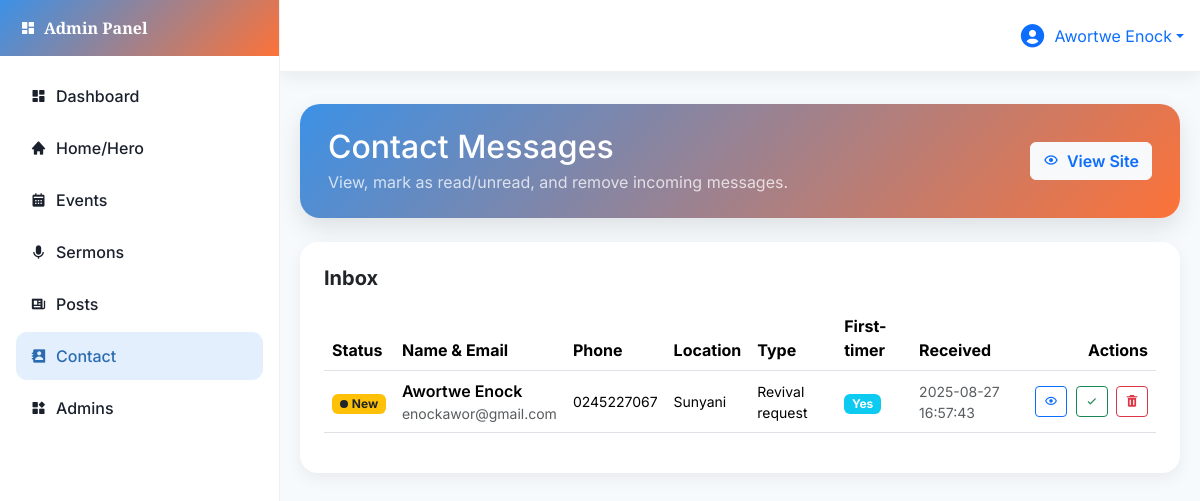
The page /admin/contact.php (signed in) on the database its author committed.
### tables this page shows
CREATE TABLE `contact_messages` (
  `id` int(10) UNSIGNED NOT NULL,
  `name` varchar(150) NOT NULL,
  `email` varchar(150) NOT NULL,
  `phone` varchar(50) DEFAULT NULL,
  `location` varchar(150) DEFAULT NULL,
  `message_type` varchar(80) NOT NULL,
  `message_text` text NOT NULL,
  `is_first_timer` tinyint(1) NOT NULL DEFAULT 0,
  `is_read` tinyint(1) NOT NULL DEFAULT 0,
  `created_at` timestamp NOT NULL DEFAULT current_timestamp(),
  `is_deleted` tinyint(1) NOT NULL DEFAULT 0
);

### admin/contact.php (the view, shortened to what this page needs)
<?php
require_once '../includes/db.php';
$hasSoftDelete = false;
try {
  $q = $pdo->query("
    SELECT 1
    FROM information_schema.COLUMNS
    WHERE TABLE_SCHEMA = DATABASE()
      AND TABLE_NAME = 'contact_messages'
      AND COLUMN_NAME = 'is_deleted'
    LIMIT 1
  ");
  if ($q && $q->fetchColumn()) {
    $hasSoftDelete = true;
  } else {
    $q = $pdo->query("SHOW COLUMNS FROM contact_messages LIKE 'is_deleted'");
    if ($q && $q->fetch(PDO::FETCH_ASSOC)) {
      $hasSoftDelete = true;
    }
  }
} catch (Throwable $e) {
  $hasSoftDelete = false;
}
if ($hasSoftDelete) {
  $stmt = $pdo->prepare("
    SELECT id, name, email, phone, location, message_type, is_first_timer, is_read, created_at, message_text
    FROM contact_messages
    WHERE COALESCE(is_deleted, 0) = 0
    ORDER BY created_at DESC
  ");
} else {
  $stmt = $pdo->prepare("
    SELECT id, name, email, phone, location, message_type, is_first_timer, is_read, created_at, message_text
    FROM contact_messages
    ORDER BY created_at DESC
  ");
}
$stmt->execute();
$messages = $stmt->fetchAll(PDO::FETCH_ASSOC);
?>
<!DOCTYPE html>
<html lang="en">
<head>
  <link href="https://cdn.jsdelivr.net/npm/bootstrap@5.3.3/dist/css/bootstrap.min.css" rel="stylesheet">
  <link href="https://unpkg.com/boxicons@2.1.4/css/boxicons.min.css" rel="stylesheet">
  <link href="https://unpkg.com/aos@2.3.1/dist/aos.css" rel="stylesheet">
  <link rel="stylesheet" href="https://cdnjs.cloudflare.com/ajax/libs/toastr.js/latest/toastr.min.css">
  <link rel="stylesheet" href="https://cdn.datatables.net/1.13.7/css/dataTables.bootstrap5.min.css"/>
</head>
<body>
  <aside class="sidebar" id="sidebar">
    <div class="brand"><i class="bx bxs-dashboard"></i><span>Admin Panel</span></div>
    <nav class="menu">
      <ul class="nav nav-pills flex-column gap-1">
        <li class="nav-item"><a class="nav-link" href="dashboard.php"><i class="bx bxs-dashboard"></i>Dashboard</a></li>
        <li class="nav-item"><a class="nav-link" href="home.php"><i class="bx bxs-home"></i>Home/Hero</a></li>
        <li class="nav-item"><a class="nav-link" href="events.php"><i class="bx bxs-calendar"></i>Events</a></li>
        <li class="nav-item"><a class="nav-link" href="sermons.php"><i class="bx bxs-microphone"></i>Sermons</a></li>
        <li class="nav-item"><a class="nav-link" href="posts.php"><i class="bx bxs-news"></i>Posts</a></li>
        <li class="nav-item"><a class="nav-link active" href="contacts.php"><i class="bx bxs-contact"></i>Contact</a></li>
        <li class="nav-item"><a class="nav-link" href="admins.php"><i class="bx bxs-widget"></i>Admins</a></li>
      </ul>
    </nav>
  </aside>
  <div class="topbar">
    <div class="dropdown ms-auto">
      <a class="d-flex align-items-center text-decoration-none dropdown-toggle" href="#" id="adminMenu" data-bs-toggle="dropdown" aria-expanded="false">
        <i class="bx bxs-user-circle fs-3 me-2 text-primary"></i>
        <span><?php echo htmlspecialchars($_SESSION['admin_name'] ?? 'Admin', ENT_QUOTES); ?></span>
      </a>
    </div>
  </div>
  <main class="main">
    <div class="page-content">
      <div class="admin-hero mb-4" data-aos="fade-up">
        <div class="d-flex flex-column flex-md-row align-items-md-center justify-content-between gap-3">
          <div>
            <h2 class="mb-1">Contact Messages</h2>
            <div class="opacity-75">View, mark as read/unread, and remove incoming messages.</div>
          </div>
          <div class="d-flex gap-2">
            <a href="../index.php#contact" target="_blank" class="btn btn-light text-primary fw-semibold">
              <i class="bx bx-show me-1"></i> View Site
            </a>
          </div>
        </div>
      </div>
      <div class="card p-4" data-aos="fade-up" data-aos-delay="50">
        <div class="d-flex justify-content-between align-items-center mb-3">
          <h5 class="card-title mb-0">Inbox</h5>
        </div>
        <div class="table-responsive">
          <table id="contactTable" class="table table-hover align-middle w-100">
            <thead>
              <tr>
                <th>Status</th>
                <th>Name &amp; Email</th>
                <th>Phone</th>
                <th>Location</th>
                <th>Type</th>
                <th>First-timer</th>
                <th>Received</th>
                <th class="text-end">Actions</th>
              </tr>
            </thead>
            <tbody>
              <?php foreach ($messages as $m): ?>
                <tr>
                  <td>
                    <?php if (!empty($m['is_read'])): ?>
                      <span class="badge bg-success"><span class="badge-dot bg-light me-1"></span>Read</span>
                    <?php else: ?>
                      <span class="badge bg-warning text-dark"><span class="badge-dot bg-dark me-1"></span>New</span>
                    <?php endif; ?>
                  </td>
                  <td>
                    <div class="fw-semibold"><?php echo htmlspecialchars($m['name'] ?? '', ENT_QUOTES); ?></div>
                    <div class="small text-muted"><?php echo htmlspecialchars($m['email'] ?? '', ENT_QUOTES); ?></div>
                  </td>
                  <td class="small"><?php echo htmlspecialchars($m['phone'] ?? '', ENT_QUOTES); ?></td>
                  <td class="small"><?php echo htmlspecialchars($m['location'] ?? '', ENT_QUOTES); ?></td>
                  <td class="small"><?php echo htmlspecialchars($m['message_type'] ?? '', ENT_QUOTES); ?></td>
                  <td><?php echo !empty($m['is_first_timer']) ? '<span class="badge bg-info">Yes</span>' : '<span class="badge bg-secondary">No</span>'; ?></td>
                  <td class="small text-muted"><?php echo htmlspecialchars($m['created_at'] ?? '', ENT_QUOTES); ?></td>
                  <td class="text-end text-nowrap">
                    <button class="btn btn-sm btn-outline-primary" data-bs-toggle="modal" data-bs-target="#viewModal"
                            data-id="<?php echo (int)$m['id']; ?>"
                            data-name="<?php echo htmlspecialchars($m['name'] ?? '', ENT_QUOTES); ?>"
                            data-email="<?php echo htmlspecialchars($m['email'] ?? '', ENT_QUOTES); ?>"
                            data-phone="<?php echo htmlspecialchars($m['phone'] ?? '', ENT_QUOTES); ?>"
                            data-location="<?php echo htmlspecialchars($m['location'] ?? '', ENT_QUOTES); ?>"
                            data-type="<?php echo htmlspecialchars($m['message_type'] ?? '', ENT_QUOTES); ?>"
                            data-first="<?php echo !empty($m['is_first_timer']) ? 'Yes':'No'; ?>"
                            data-created="<?php echo htmlspecialchars($m['created_at'] ?? '', ENT_QUOTES); ?>"
                            data-message="<?php echo htmlspecialchars($m['message_text'] ?? '', ENT_QUOTES); ?>">
                      <i class="bx bx-show"></i>
                    </button>
                    <form method="post" class="d-inline">
                      <?php if (empty($m['is_read'])): ?>
                        <button name="action" value="mark_read" class="btn btn-sm btn-outline-success ms-1" title="Mark as read">
                          <i class="bx bx-check"></i>
                        </button>
                      <?php else: ?>
                        <button name="action" value="mark_unread" class="btn btn-sm btn-outline-secondary ms-1" title="Mark as unread">
                          <i class="bx bx-refresh"></i>
                        </button>
                      <?php endif; ?>
                    </form>
                    <form method="post" class="d-inline" onsubmit="return confirm('Remove this message?');">
                      <button name="action" value="remove" class="btn btn-sm btn-outline-danger ms-1" title="Remove">
                        <i class="bx bxs-trash"></i>
                      </button>
                    </form>
                  </td>
                </tr>
              <?php endforeach; ?>
            </tbody>
          </table>
        </div>
      </div>
    </div>
  </main>
</body>
</html>

### admin/contact.php (style rules this page uses)
:root { --brand:#3C91E6; --brand-dark:#2B6CB0; --accent:#FD7238; --accent-light:#FF8A5B; --ink:#1A202C; --ink-light:#2D3748; --soft:#F7FAFC; --soft-dark:#EDF2F7; --white:#fff; --gradient-primary: linear-gradient(135deg, var(--brand) 0%, var(--accent) 100%); --shadow-soft: 0 6px 16px rgba(0,0,0,.06); --shadow-medium: 0 10px 24px rgba(0,0,0,.10); }
html { scroll-behavior:smooth }
body { background:var(--soft); color:var(--ink); font-family:'Inter',sans-serif; overflow-x:hidden; }
.sidebar { width: 280px; min-height: 100vh; background:#fff; border-right:1px solid rgba(0,0,0,.06); position: fixed; left:0; top:0; z-index:100; display:flex; flex-direction:column; }
.sidebar .brand { background:var(--gradient-primary); color:#fff; padding:1rem 1.25rem; font-weight:700; font-family:'Playfair Display',serif; display:flex; align-items:center; gap:.5rem; }
.sidebar .menu { padding:1rem; overflow-y:auto; }
.sidebar .nav-link { color:var(--ink); border-radius:.7rem; font-weight:500; padding:.75rem .9rem; display:flex; align-items:center; gap:.6rem; transition:.25s ease; }
.sidebar .nav-link.active { background:rgba(60,145,230,.14); color:var(--brand-dark); }
.topbar { height:72px; background:#fff; border-bottom:1px solid rgba(0,0,0,.06); display:flex; align-items:center; justify-content:flex-end; padding:0 1rem; position:fixed; top:0; right:0; left:280px; z-index:90; box-shadow:var(--shadow-soft); }
.main { padding:1.25rem; margin-left:280px; }
.page-content { margin-top:84px; }
.card { border:0; border-radius:18px; box-shadow:var(--shadow-soft); }
.card .card-title { font-weight:700; }
.admin-hero { background:var(--gradient-primary); color:#fff; border-radius:20px; padding:1.5rem 1.75rem; box-shadow:var(--shadow-medium); }
.badge-dot { display:inline-block; width:8px; height:8px; border-radius:50%; margin-right:6px; }

### rows shown on the page
contact_messages: is_read 0 (drawn), name "Awortwe Enock", email "enockawor@gmail.com", phone "0245227067", location "Sunyani", message_type "Revival request", is_first_timer "Yes", created_at "2025-08-27 16:57:43"

### other values the page prints
$_SESSION['admin_name'] "Awortwe Enock"
